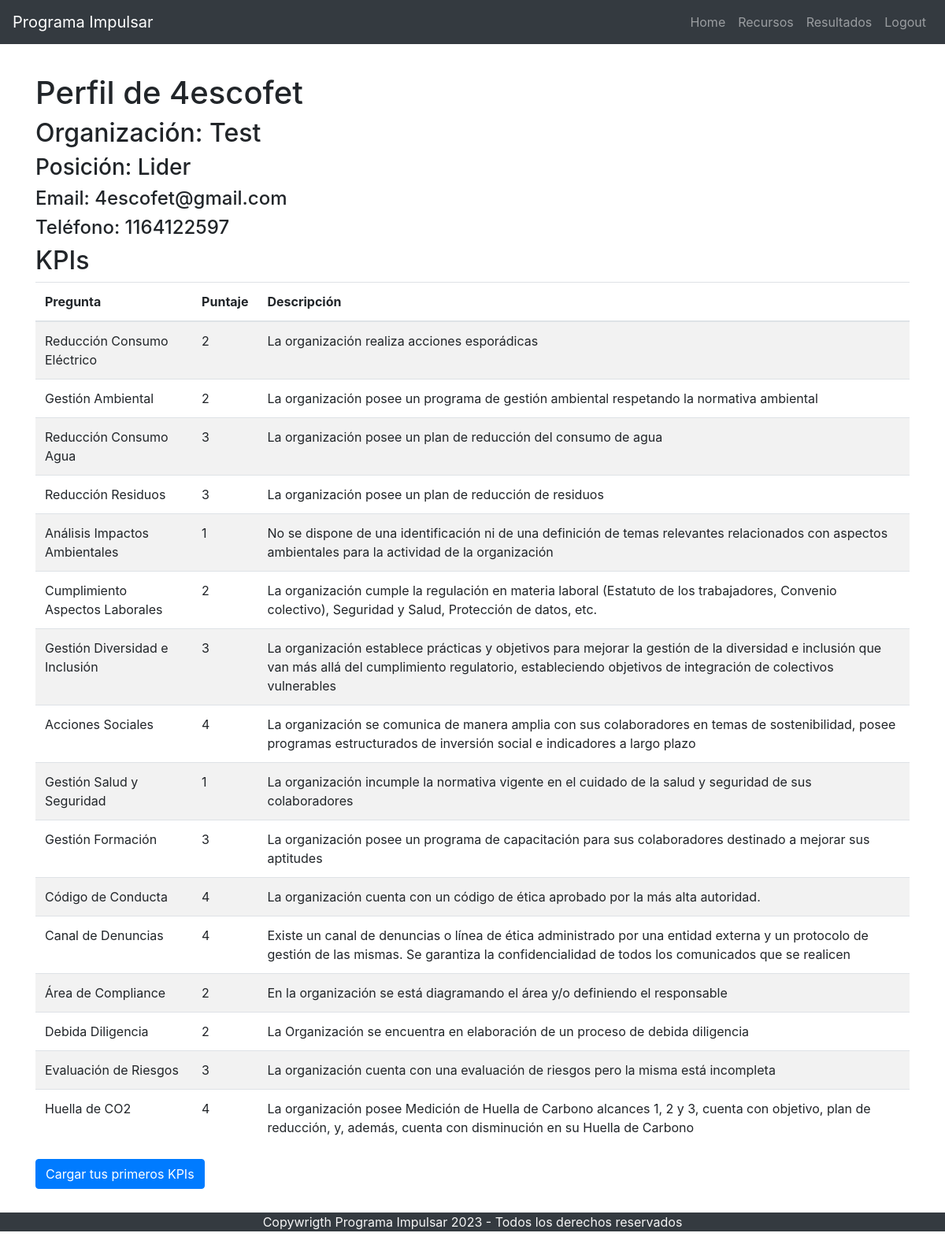
/user/20269376717 (signed in), run on the app's committed database.
### app/models.py (models this page shows, shortened)
class User(UserMixin, db.Model):
    cuit = db.Column(db.Integer, primary_key=True)
    organization_name = db.Column(db.String(150), nullable=False)
    username = db.Column(db.String(150), nullable=False)
    position = db.Column(db.String(150), nullable=False)
    email = db.Column(db.String(150), unique=True, nullable=False)
    phone = db.Column(db.Integer, nullable=False)
    importance = db.Column(db.Boolean, default=False)
    password = db.Column(db.String(256), nullable=False)
    is_admin = db.Column(db.Boolean, default=False)  # Añadir este campo
    kpis = db.relationship('KPI', backref='user', lazy=True)

class KPI(db.Model):
    kpi_id = db.Column(db.Integer, primary_key=True)
    cuit = db.Column(db.Integer, db.ForeignKey('user.cuit'), nullable=False)
    date = db.Column(db.DateTime, default=datetime.utcnow)
    reduc_consumo_electrico = db.Column(db.Integer, nullable=False)
    gestion_ambiental = db.Column(db.Integer, nullable=False)
    reduc_consumo_agua = db.Column(db.Integer, nullable=False)
    reduc_residuos = db.Column(db.Integer, nullable=False)
    impacto_ambiental = db.Column(db.Integer, nullable=False)
    asp_laborales = db.Column(db.Integer, nullable=False)
    div_inc_ddhh = db.Column(db.Integer, nullable=False)
    acc_social = db.Column(db.Integer, nullable=False)
    ssma = db.Column(db.Integer, nullable=False)
    formacion = db.Column(db.Integer, nullable=False)
    codigo_conducta = db.Column(db.Integer, nullable=False)
    linea_etica = db.Column(db.Integer, nullable=False)
    area_compliance = db.Column(db.Integer, nullable=False)
    due_dilligence = db.Column(db.Integer, nullable=False)
    riesgos = db.Column(db.Integer, nullable=False)
    huella_co2 = db.Column(db.Integer, nullable=False)

class KPIDescription(db.Model):
    __tablename__ = 'kpi_descriptions'
    id = db.Column(db.Integer, primary_key=True)
    question_number = db.Column(db.Integer, nullable=False)
    value = db.Column(db.Integer, nullable=False)
    description = db.Column(db.String(500), nullable=False)

### app/views.py (the view)
@views.route('/user/<int:cuit>')
@login_required
def user(cuit):
    user = User.query.get_or_404(cuit)
    kpis = KPI.query.filter_by(cuit=user.cuit).all()
    descriptions = {desc.question_number: {} for desc in KPIDescription.query.all()}
    for desc in KPIDescription.query.all():
        descriptions[desc.question_number][desc.value] = desc.description
    return render_template('user.html', user=user, kpis=kpis, descriptions=descriptions)

### app/__init__.py (called while the page is built)
def create_app():
    app = Flask(__name__)
    app.config.from_object(Config)
    db.init_app(app)
    bcrypt.init_app(app)
    login_manager.init_app(app)
    with app.app_context():
        from .views import views as views_blueprint  # Importar el blueprint
        app.register_blueprint(views_blueprint)
        from .models import User
        @login_manager.user_loader
        def load_user(user_id):
            return User.query.get(int(user_id))
    return app

### app/templates/user.html
{% extends "base.html" %}
{% block content %}
<h1>Perfil de {{ user.username }}</h1>
<h2>Organización: {{ user.organization_name }}</h2>
<h3>Posición: {{ user.position }}</h3>
<h4>Email: {{ user.email }}</h4>
<h4>Teléfono: {{ user.phone }}</h4>
<h2>KPIs</h2>
<table class="table table-striped">
    <thead>
        <tr>
            <th>Pregunta</th>
            <th>Puntaje</th>
            <th>Descripción</th>
        </tr>
    </thead>
    <tbody>
        {% for kpi in kpis %}
        <tr>
            <td>Reducción Consumo Eléctrico</td>
            <td>{{ kpi.reduc_consumo_electrico }}</td>
            <td>{{ descriptions[1][kpi.reduc_consumo_electrico] }}</td>
        </tr>
        <tr>
            <td>Gestión Ambiental</td>
            <td>{{ kpi.gestion_ambiental }}</td>
            <td>{{ descriptions[2][kpi.gestion_ambiental] }}</td>
        </tr>
        <tr>
            <td>Reducción Consumo Agua</td>
            <td>{{ kpi.reduc_consumo_agua }}</td>
            <td>{{ descriptions[3][kpi.reduc_consumo_agua] }}</td>
        </tr>
        <tr>
            <td>Reducción Residuos</td>
            <td>{{ kpi.reduc_residuos }}</td>
            <td>{{ descriptions[4][kpi.reduc_residuos] }}</td>
        </tr>
        <tr>
            <td>Análisis Impactos Ambientales</td>
            <td>{{ kpi.impacto_ambiental }}</td>
            <td>{{ descriptions[5][kpi.impacto_ambiental] }}</td>
        </tr>
        <tr>
            <td>Cumplimiento Aspectos Laborales</td>
            <td>{{ kpi.asp_laborales }}</td>
            <td>{{ descriptions[6][kpi.asp_laborales] }}</td>
        </tr>
        <tr>
            <td>Gestión Diversidad e Inclusión</td>
            <td>{{ kpi.div_inc_ddhh }}</td>
            <td>{{ descriptions[7][kpi.div_inc_ddhh] }}</td>
        </tr>
        <tr>
            <td>Acciones Sociales</td>
            <td>{{ kpi.acc_social }}</td>
            <td>{{ descriptions[8][kpi.acc_social] }}</td>
        </tr>
        <tr>
            <td>Gestión Salud y Seguridad</td>
            <td>{{ kpi.ssma }}</td>
            <td>{{ descriptions[9][kpi.ssma] }}</td>
        </tr>
        <tr>
            <td>Gestión Formación</td>
            <td>{{ kpi.formacion }}</td>
            <td>{{ descriptions[10][kpi.formacion] }}</td>
        </tr>
        <tr>
            <td>Código de Conducta</td>
            <td>{{ kpi.codigo_conducta }}</td>
            <td>{{ descriptions[11][kpi.codigo_conducta] }}</td>
        </tr>
        <tr>
            <td>Canal de Denuncias</td>
            <td>{{ kpi.linea_etica }}</td>
            <td>{{ descriptions[12][kpi.linea_etica] }}</td>
        </tr>
        <tr>
            <td>Área de Compliance</td>
            <td>{{ kpi.area_compliance }}</td>
            <td>{{ descriptions[13][kpi.area_compliance] }}</td>
        </tr>
        <tr>
            <td>Debida Diligencia</td>
            <td>{{ kpi.due_dilligence }}</td>
            <td>{{ descriptions[14][kpi.due_dilligence] }}</td>
        </tr>
        <tr>
            <td>Evaluación de Riesgos</td>
            <td>{{ kpi.riesgos }}</td>
            <td>{{ descriptions[15][kpi.riesgos] }}</td>
        </tr>
        <tr>
            <td>Huella de CO2</td>
            <td>{{ kpi.huella_co2 }}</td>
            <td>{{ descriptions[16][kpi.huella_co2] }}</td>
        </tr>
        {% endfor %}
    </tbody>
</table>
<a href="{{ url_for('views.evaluate', cuit=user.cuit) }}" class="btn btn-primary">Cargar tus primeros KPIs</a>
{% endblock %}

### app/templates/base.html (shortened to what this page needs)
<!DOCTYPE html>
<html lang="es">
<head>
    <link rel="stylesheet" href="{{ url_for('static', filename='css/style.css') }}">
    <link rel="stylesheet" href="https://stackpath.bootstrapcdn.com/bootstrap/4.5.2/css/bootstrap.min.css">
</head>
<body>
    <header>
        <nav class="navbar navbar-expand-md navbar-dark fixed-top bg-dark">
            <a class="navbar-brand" href="{{ url_for('views.home') }}">Programa Impulsar</a>
            <div class="collapse navbar-collapse" id="navbarNav">
                <ul class="navbar-nav ml-auto">
                    <li class="nav-item">
                        <a class="nav-link" href="{{ url_for('views.home') }}">Home</a>
                    </li>
                    <li class="nav-item">
                        <a class="nav-link" href="{{ url_for('views.recursos') }}">Recursos</a>
                    </li>
                    {% if current_user.is_authenticated %}
                    <li class="nav-item">
                        <a class="nav-link" href="{{ url_for('views.user', cuit=current_user.cuit) }}">Resultados</a>
                    </li>
                    <li class="nav-item">
                        <a class="nav-link" href="{{ url_for('views.logout') }}">Logout</a>
                    </li>
                    {% endif %}
                </ul>
            </div>
        </nav>
    </header>
    <main role="main">
        <div class="container mt-4">
            {% block content %}{% endblock %}
        </div>
    </main>
    <footer class="bg-dark" style="margin-top:15px">
        <div class="container text-center" style="margin-top:30px; margin-bottom: 2px;">
            <p>Copywrigth Programa Impulsar 2023 - Todos los derechos reservados</p>
        </div>
    </footer>
</body>
</html>

### app/static/css/style.css (style rules this page uses)
body { padding-top: 70px; padding-bottom:0px; }
footer p { color: whitesmoke; }

### data on the page
User: username "4escofet", organization_name "Test", position "Lider", email "4escofet@gmail.com", phone "1164122597"
KPI: reduc_consumo_electrico "2", reduc_consumo_electrico.description "La organización realiza acciones esporádicas", gestion_ambiental "2", gestion_ambiental.description "La organización posee un programa de gestión ambiental respetando la normativa ambiental", reduc_consumo_agua "3", reduc_consumo_agua.description "La organización posee un plan de reducción del consumo de agua", reduc_residuos "3", reduc_residuos.description "La organización posee un plan de reducción de residuos", impacto_ambiental "1", impacto_ambiental.description "No se dispone de una identificación ni de una definición de temas relevantes relacionados con aspectos ambientales para la actividad de la organización", asp_laborales "2", asp_laborales.description "La organización cumple la regulación en materia laboral (Estatuto de los trabajadores, Convenio colectivo), Seguridad y Salud, Protección de datos, etc.", div_inc_ddhh "3", div_inc_ddhh.description "La organización establece prácticas y objetivos para mejorar la gestión de la diversidad e inclusión que van más allá del cumplimiento regulatorio, estableciendo objetivos de integración de colectivos vulnerables", acc_social "4", acc_social.description "La organización se comunica de manera amplia con sus colaboradores en temas de sostenibilidad, posee programas estructurados de inversión social e indicadores a largo plazo", ssma "1", ssma.description "La organización incumple la normativa vigente en el cuidado de la salud y seguridad de sus colaboradores", formacion "3", formacion.description "La organización posee un programa de capacitación para sus colaboradores destinado a mejorar sus aptitudes", codigo_conducta "4", codigo_conducta.description "La organización cuenta con un código de ética aprobado por la más alta autoridad.", linea_etica "4", linea_etica.description "Existe un canal de denuncias o línea de ética administrado por una entidad externa y un protocolo de gestión de las mismas. Se garantiza la confidencialidad de todos los comunicados que se realicen", area_compliance "2", area_compliance.description "En la organización se está diagramando el área y/o definiendo el responsable", due_dilligence "2", due_dilligence.description "La Organización se encuentra en elaboración de un proceso de debida diligencia", riesgos "3", riesgos.description "La organización cuenta con una evaluación de riesgos pero la misma está incompleta", huella_co2 "4", huella_co2.description "La organización posee Medición de Huella de Carbono alcances 1, 2 y 3, cuenta con objetivo, plan de reducción, y, además, cuenta con disminución en su Huella de Carbono"
